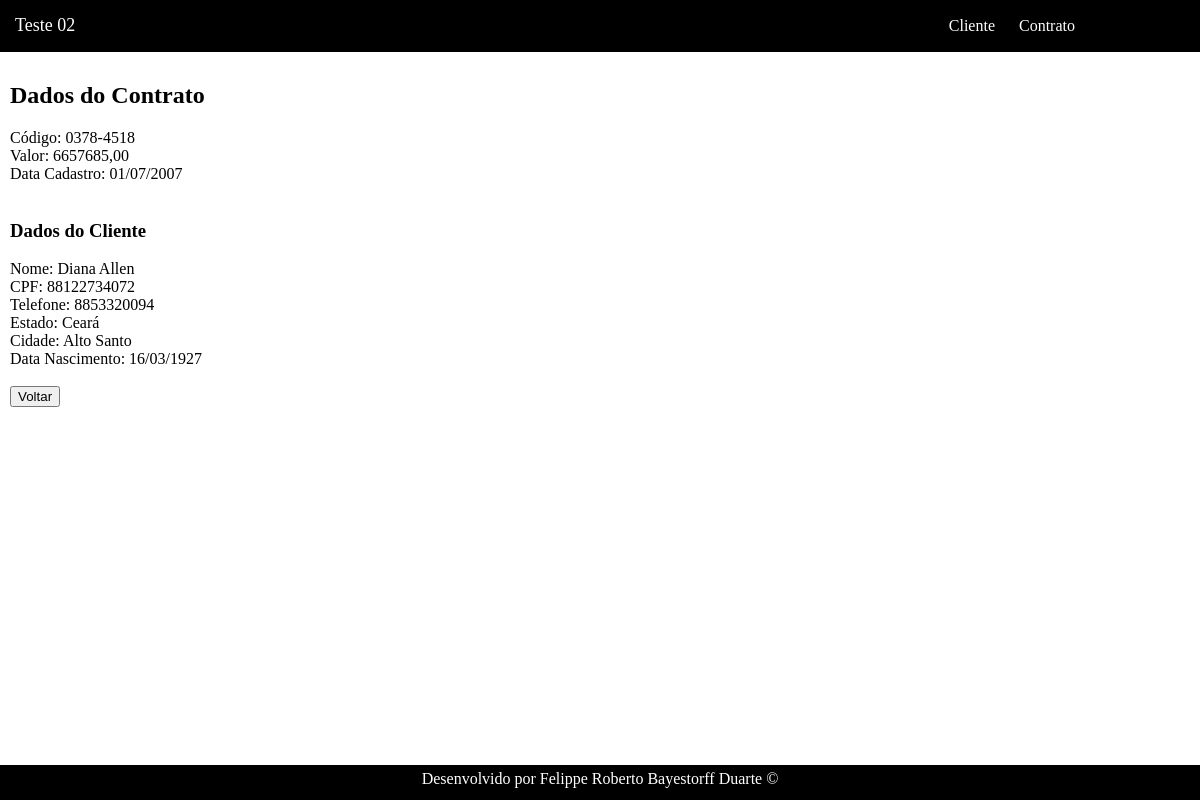
Screenshot of /contrato/read/id/1 with the database file from the repository.
### tables this page shows
CREATE TABLE IF NOT EXISTS `contrato` (
  `id` INT NOT NULL AUTO_INCREMENT,
  `codigo` VARCHAR(255) NOT NULL,
  `valor` DECIMAL(15,2) NOT NULL,
  `dataCadastro` DATE NOT NULL,
  `cliente_id` INT NOT NULL,
  PRIMARY KEY (`id`),
  INDEX `fk_contrato_cliente1_idx` (`cliente_id` ASC),
  CONSTRAINT `fk_contrato_cliente1`
    FOREIGN KEY (`cliente_id`)
    REFERENCES `cliente` (`id`)
    ON DELETE NO ACTION
    ON UPDATE NO ACTION);

CREATE TABLE IF NOT EXISTS `cliente` (
  `id` INT NOT NULL AUTO_INCREMENT,
  `nome` VARCHAR(255) NOT NULL,
  `cpf` VARCHAR(11) NOT NULL,
  `telefone` VARCHAR(20) NOT NULL,
  `dataNascimento` DATE NOT NULL,
  `cidade_id` INT NOT NULL,
  PRIMARY KEY (`id`),
  UNIQUE INDEX `cpf_UNIQUE` (`cpf` ASC),
  INDEX `fk_cliente_cidade_idx` (`cidade_id` ASC),
  CONSTRAINT `fk_cliente_cidade`
    FOREIGN KEY (`cidade_id`)
    REFERENCES `cidade` (`id`)
    ON DELETE NO ACTION
    ON UPDATE NO ACTION);

CREATE TABLE IF NOT EXISTS `estado` (
  `id` INT NOT NULL,
  `nome` VARCHAR(255) NOT NULL,
  `sigla` VARCHAR(2) NOT NULL,
  PRIMARY KEY (`id`));

CREATE TABLE IF NOT EXISTS `cidade` (
  `id` INT NOT NULL,
  `nome` VARCHAR(255) NOT NULL,
  `estado_id` INT NOT NULL,
  PRIMARY KEY (`id`),
  INDEX `fk_cidade_estado1_idx` (`estado_id` ASC),
  CONSTRAINT `fk_cidade_estado1`
    FOREIGN KEY (`estado_id`)
    REFERENCES `estado` (`id`)
    ON DELETE NO ACTION
    ON UPDATE NO ACTION);

### Framework/Template.php (called while the page is built, shortened)
<?php
class Template
{
    public static function getInstance()
    {
        static $instance = null;
        if (null === $instance) {
            $instance = new Template();
        }
        return $instance;
    }
    public function show($controller, $viewname, $vars = [])
    {
        $viewsPath = dirname(__FILE__) . '/../App/View/';
        $layout = $viewsPath .'layout.php';
        include ($layout);
    }
}

### App/Controller/ContratoController.php (called while the page is built, shortened)
<?php
class ContratoController extends BaseController implements ICrudController
{
    public function read($id)
    {
        $contrato = new Contrato();
        $contrato->get($id);
        $contratos = (new \App\Model\Contrato())->getContratosPorCliente($id);
        $this->template->show('contrato', 'read', [
            'contrato' => $contrato,
            'contratos' => $contratos
        ]);
    }
}

### Framework/FrontController.php (called while the page is built, shortened)
<?php
class FrontController {
    private $template;
    public $action;
    public $params = array();
    public function __construct(Template $template)
    {
        $this->template = $template;
    }
    public function loadAction()
    {
        $controller = new $class($this->template);
        $pageNum = isset($_GET['page'])&&($_GET['page'] == (int)$_GET['page']) ? (int)$_GET['page'] : 1;
        $controller->setPageNum($pageNum);
        $action =  is_callable(array($controller, $this->action)) ?
             $this->action : 'index';
        $controller->$action($this->params[0]);
    }
    private function getController()
    {
        $route = (empty($_GET['path'])) ? '' : $_GET['path'];
        $params = explode('/', $route);
        $this->action = (isset($params[1]) && !empty($params[1])) ?
                $params[1] : 'index';
        for($i=3; $i<count($params); $i+=2)
        {
            if(isset($params[$i]) && !empty($params[$i]))
            {
                $this->params[] = $params[$i];
            }
        }
   }
}

### index.php (called while the page is built, shortened)
<?php
include('autoload.php');
$template = Framework\Template::getInstance();
$frontController = new Framework\FrontController($template);
$frontController->setPath(dirname(__FILE__) . '/App/Controller');
$frontController->loadAction();

### autoload.php (called while the page is built, shortened)
<?php
function autoloader($class)
{
    $filename = dirname(__FILE__) . '/' . str_replace('\\', '/', $class) . '.php';
}

### Framework/Config.php (called while the page is built, shortened)
<?php
class Config {
    public static function getDatabaseData()
    {
        $dados = parse_ini_file(dirname(__FILE__)."/../config/database.ini");
        return $dados;
    }
}

### Framework/Database/Database.php (called while the page is built, shortened)
<?php
class Database {
    protected $adapter;
    public static function getInstance()
    {
        static $instance = null;
        if (null === $instance) {
            $dados = \Framework\Config::getDatabaseData();
            $adapter = self::setAdapter($dados);
            $instance = new Database($adapter);
        }
        return $instance;
    }
    public function __construct(IDatabaseAdapter $adapter)
    {
        $this->adapter = $adapter;
    }
    private static function setAdapter($dados)
    {
        switch($dados['sgbd'])
        {
            case "MySQL":
                return new Adapters\MysqlAdapter($dados);
        }
    }
    public function getAdapter()
    {
        return $this->adapter;
    }
}

### Framework/Database/Adapters/MysqlAdapter.php (called while the page is built, shortened)
<?php
class MysqlAdapter implements IDatabaseAdapter
{
    protected $conn;
    public function __construct($dados) {
        $this->conn = new \PDO("mysql:host=".$dados['host'].";dbname=".$dados['database'].";charset=utf8", $dados['user'], $dados['password']);
        $this->conn->setAttribute(\PDO::ATTR_ERRMODE, \PDO::ERRMODE_EXCEPTION);
    }
    public function findByID(IModel $object, $id)
    {
        $sql = "SELECT ".implode(',', $object->getFields())." FROM ".$object->getTable()." WHERE id = ".(int) $id;
        foreach($this->conn->query($sql, \PDO::FETCH_ASSOC) as $row)
        {
            foreach($row as $column => $data)
            {
                $object->$column = $data;
            }
        }
        return $object;
    }
}

### App/Model/BaseModel.php (called while the page is built, shortened)
<?php
abstract class BaseModel implements IModel {
    private $adapter;
    protected $table;
    protected $fields;
    public function __construct()
    {
        $this->adapter = Database::getInstance()->getAdapter();
    }
    public function getTable()
    {
        return $this->table;
    }
    public function getFields()
    {
        return $this->fields;
    }
    public function get($id)
    {
        $obj = $this->adapter->findByID($this, $id);
        $obj->toView();
        return $obj;
    }
}

### App/Model/Contrato.php (called while the page is built, shortened)
<?php
class Contrato extends BaseModel {
    protected $cliente;
    public function toView() {
        $this->valor = str_replace('.',',', $this->valor);
        $dataCadastro = \DateTime::createFromFormat('Y-m-d', $this->dataCadastro);
        if($dataCadastro)
        {
            $this->dataCadastro = $dataCadastro->format('d/m/Y');
        }
    }
    public function get($id)
    {
        $obj = parent::get($id);
        return $obj;
    }
    public function getCliente()
    {
        if((!$this->cliente instanceof Cliente) || $this->cliente->id != $this->cliente_id)
        {
            $this->cliente = (new Cliente)->get($this->cliente_id);
        }
        return $this->cliente;
    }
}

### App/Model/Cliente.php (called while the page is built, shortened)
<?php
class Cliente extends BaseModel {
    protected $cidade;
    public function toView() {
        $dataNascimento = \DateTime::createFromFormat('Y-m-d', $this->dataNascimento);
        if($dataNascimento)
        {
            $this->dataNascimento = $dataNascimento->format('d/m/Y');
        }
    }
    public function getCidade()
    {
        if((!$this->cidade instanceof Cidade) || $this->cidade->id != $this->cidade_id)
        {
            $this->cidade = (new Cidade)->get($this->cidade_id);
        }
        return $this->cidade;
    }
}

### App/Model/Cidade.php (called while the page is built, shortened)
<?php
class Cidade extends BaseModel {
    protected $estado;
    public function getEstado()
    {
        if((!$this->estado instanceof Estado) || $this->estado->id != $this->estado_id)
        {
            $this->estado = (new Estado())->get($this->estado_id);
        }
        return $this->estado;
    }
}

### App/View/contrato/read.php (the view)
<h2> Dados do Contrato </h2>
Código: <?php echo $contrato->codigo;?> <br/>
Valor: <?php echo $contrato->valor;?> <br/>
Data Cadastro: <?php echo $contrato->dataCadastro;?><br/>
<br/>
<h3>Dados do Cliente</h3>
Nome: <?php echo $contrato->getCliente()->nome;?> <br/>
CPF: <?php echo $contrato->getCliente()->cpf;?> <br/>
Telefone: <?php echo $contrato->getCliente()->telefone;?> <br/>
Estado: <?php echo $contrato->getCliente()->getCidade()->getEstado()->nome; ?><br/>
Cidade: <?php echo $contrato->getCliente()->getCidade()->nome;?><br/>
Data Nascimento: <?php echo $contrato->getCliente()->dataNascimento;?><br/>
<br/>
<button type="button" onclick="javascript:location.href='/contrato/index'">Voltar</a>

### public/css/style.css (style rules this page uses)
html { position: relative; min-height: 100%; }
body { margin: 0 0 30px; }

### rows the page displays
contrato: codigo "0378-4518", valor "6657685,00", dataCadastro "01/07/2007"
cliente: nome "Diana Allen", cpf "88122734072", telefone "8853320094", dataNascimento "16/03/1927"
estado: nome "Ceará"
cidade: nome "Alto Santo"
